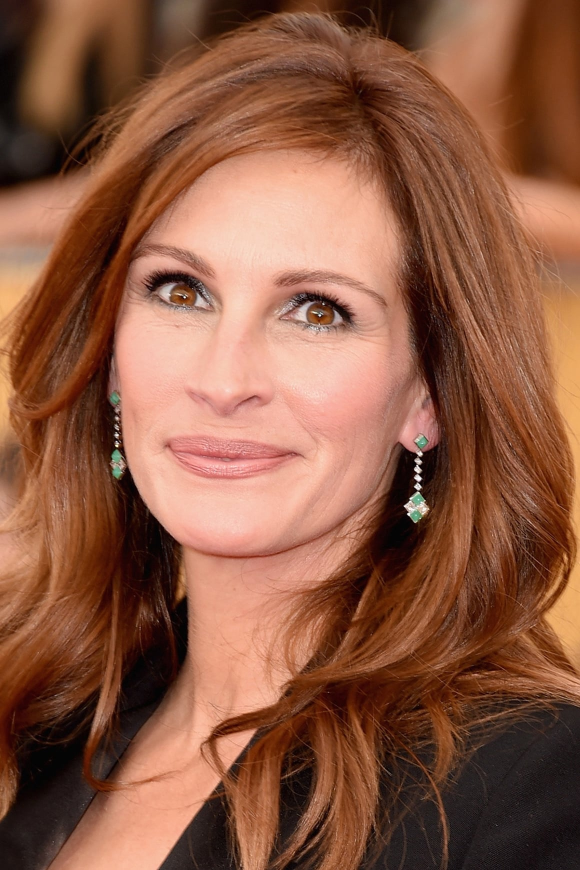
#> input picture data/raw/1455652-2184638.jpg, 1160 x 1740 px (shown at 1/2 size)
$ python inference.py data/raw/1455652-2184638.jpg
#> lines starting #> are read from the running program, lines starting #| are printed output that depends on the picture
### src/config.py
"""
Centralized configuration for the Personal Color & Style Recommender.
"""

from pathlib import Path
from typing import Final

ROOT_DIR: Final[Path] = Path(__file__).resolve().parent.parent
DATA_DIR: Final[Path] = ROOT_DIR / "data"
RAW_DIR: Final[Path] = DATA_DIR / "raw"
PROCESSED_DIR: Final[Path] = DATA_DIR / "processed"
SAMPLE_DIR: Final[Path] = DATA_DIR / "sample_images"
MODELS_DIR: Final[Path] = ROOT_DIR / "models"
NOTEBOOKS_DIR: Final[Path] = ROOT_DIR / "notebooks"

for _d in [RAW_DIR, PROCESSED_DIR, SAMPLE_DIR, MODELS_DIR, NOTEBOOKS_DIR]:
    _d.mkdir(parents=True, exist_ok=True)

SCALER_PATH: Final[Path] = MODELS_DIR / "scaler.pkl"
CLUSTER_MODEL_PATH: Final[Path] = MODELS_DIR / "cluster_model.pkl"
METADATA_PATH: Final[Path] = MODELS_DIR / "metadata.json"

RANDOM_SEED: Final[int] = 42
MEDIAPIPE_CONFIDENCE: Final[float] = 0.5
HAAR_SCALE_FACTOR: Final[float] = 1.1
HAAR_MIN_NEIGHBORS: Final[int] = 5
HAAR_MIN_SIZE: Final[tuple[int, int]] = (80, 80)
FACE_PADDING: Final[float] = 0.30

HAIR_KMEANS_CLUSTERS: Final[int] = 3
HAIR_REGION_FRACTION: Final[float] = 0.25
SKIN_REGION_FRACTION_TOP: Final[float] = 0.35
SKIN_REGION_FRACTION_BOTTOM: Final[float] = 0.75

KMEANS_MIN_CLUSTERS: Final[int] = 3
KMEANS_MAX_CLUSTERS: Final[int] = 6
KMEANS_N_INIT: Final[int] = 20
KMEANS_MAX_ITER: Final[int] = 500

FEATURE_COLUMNS: Final[list[str]] = [
    "skin_L",
    "skin_a",
    "skin_b",
    "skin_H",
    "skin_S",
    "skin_V",
    "brightness",
    "contrast",
    "saturation",
    "hair_H",
    "hair_S",
    "hair_V",
]

CLUSTER_LABEL_CANDIDATES: Final[list[str]] = [
    "Warm Soft",
    "Cool High Contrast",
    "Neutral Balanced",
    "Deep Rich",
    "Light Luminous",
    "Muted Earthy",
]

RECOMMENDATIONS: Final[dict[str, dict[str, object]]] = {
    "Warm Soft": {
        "clothing_palette": ["#F5CBA7", "#FAD7A0", "#A9CCE3", "#ABEBC6", "#F9E79F", "#D7BDE2"],
        "hair_colors": ["Strawberry Blonde", "Golden Honey", "Warm Caramel", "Copper Highlights"],
        "jewelry": ["Rose Gold", "Yellow Gold", "Warm Copper"],
        "makeup_tones": ["Peachy blush", "Coral lip", "Bronze highlighter"],
        "style_notes": "Earthy warm colors and soft textures suit your profile.",
    },
    "Cool High Contrast": {
        "clothing_palette": ["#1A1A2E", "#C0C0C0", "#FDFEFE", "#E74C3C", "#2C3E50", "#85C1E9"],
        "hair_colors": ["Jet Black", "Cool Ash Brown", "Platinum Blonde", "Espresso"],
        "jewelry": ["Silver", "White Gold", "Platinum"],
        "makeup_tones": ["Berry lip", "Cool blush", "Silver highlight"],
        "style_notes": "Bold contrast and clear cool shades work best.",
    },
    "Neutral Balanced": {
        "clothing_palette": ["#BDC3C7", "#D5D8DC", "#A8D8B9", "#F0D9B5", "#AED6F1", "#E8DAEF"],
        "hair_colors": ["Ash Brown", "Neutral Blonde", "Soft Chestnut", "Natural Brunette"],
        "jewelry": ["Mixed metals", "Rose Gold", "Brushed Silver"],
        "makeup_tones": ["Nude lip", "Taupe eyeshadow", "Champagne highlight"],
        "style_notes": "Balanced tones make both warm and cool muted palettes wearable.",
    },
    "Deep Rich": {
        "clothing_palette": ["#6C3483", "#1B4F72", "#78281F", "#1E8449", "#784212", "#F39C12"],
        "hair_colors": ["Blue Black", "Dark Espresso", "Rich Mahogany", "Deep Auburn"],
        "jewelry": ["Yellow Gold", "Dark Bronze", "Oxidized Silver"],
        "makeup_tones": ["Deep plum lip", "Smoky eye", "Gold highlight"],
        "style_notes": "Jewel tones and rich deep shades amplify your natural contrast.",
    },
    "Light Luminous": {
        "clothing_palette": ["#FDFEFE", "#FDEBD0", "#D6EAF8", "#D5F5E3", "#FDEDEC", "#FEF9E7"],
        "hair_colors": ["Platinum", "Champagne Blonde", "Light Golden Blonde", "Strawberry Highlights"],
        "jewelry": ["Delicate Gold", "Pearl", "Rose Gold"],
        "makeup_tones": ["Sheer blush", "Soft peach lip", "Iridescent highlight"],
        "style_notes": "Airy, light and soft tones keep your complexion fresh.",
    },
    "Muted Earthy": {
        "clothing_palette": ["#C9A96E", "#8D9E87", "#B07A5A", "#7D8471", "#C4A882", "#A0785A"],
        "hair_colors": ["Warm Medium Brown", "Muted Copper", "Olive Brown", "Natural Brunette"],
        "jewelry": ["Matte Gold", "Brass", "Tortoiseshell"],
        "makeup_tones": ["Terracotta blush", "Warm brown lip", "Bronze eyeshadow"],
        "style_notes": "Natural earthy tones and low-chroma shades suit you best.",
    },
}

LOG_FORMAT: Final[str] = "%(asctime)s [%(levelname)s] %(name)s - %(message)s"
LOG_DATE_FORMAT: Final[str] = "%Y-%m-%d %H:%M:%S"

### src/utils.py
"""
Shared utility helpers.
"""

import logging
import sys
from pathlib import Path
from typing import Optional

import cv2
import numpy as np
from PIL import Image

from src.config import LOG_DATE_FORMAT, LOG_FORMAT


def get_logger(name: str, level: int = logging.INFO) -> logging.Logger:
    logger = logging.getLogger(name)
    if not logger.handlers:
        handler = logging.StreamHandler(sys.stdout)
        handler.setFormatter(logging.Formatter(LOG_FORMAT, datefmt=LOG_DATE_FORMAT))
        logger.addHandler(handler)
    logger.setLevel(level)
    return logger


def load_image_bgr(path: str | Path) -> np.ndarray:
    path = Path(path)
    if not path.exists():
        raise FileNotFoundError(f"Image not found: {path}")
    image = cv2.imread(str(path))
    if image is None:
        raise ValueError(f"Failed to decode image: {path}")
    return image


def load_image_rgb(path: str | Path) -> np.ndarray:
    return cv2.cvtColor(load_image_bgr(path), cv2.COLOR_BGR2RGB)


def pil_to_bgr(pil_image: Image.Image) -> np.ndarray:
    rgb = np.array(pil_image.convert("RGB"))
    return cv2.cvtColor(rgb, cv2.COLOR_RGB2BGR)


def bgr_to_pil(bgr: np.ndarray) -> Image.Image:
    rgb = cv2.cvtColor(bgr, cv2.COLOR_BGR2RGB)
    return Image.fromarray(rgb)


def resize_image(img: np.ndarray, max_dim: int = 1024) -> np.ndarray:
    h, w = img.shape[:2]
    if max(h, w) <= max_dim:
        return img
    scale = max_dim / max(h, w)
    return cv2.resize(img, (int(w * scale), int(h * scale)), interpolation=cv2.INTER_AREA)


def bgr_to_lab(bgr: np.ndarray) -> np.ndarray:
    return cv2.cvtColor(bgr, cv2.COLOR_BGR2Lab)


def bgr_to_hsv(bgr: np.ndarray) -> np.ndarray:
    return cv2.cvtColor(bgr, cv2.COLOR_BGR2HSV)


def safe_mean(arr: np.ndarray, axis: Optional[int] = None) -> float | np.ndarray:
    if arr is None or arr.size == 0:
        return 0.0
    return np.nanmean(arr, axis=axis)


def crop_region(
    img: np.ndarray,
    top_frac: float,
    bottom_frac: float,
    left_frac: float = 0.0,
    right_frac: float = 1.0,
) -> np.ndarray:
    h, w = img.shape[:2]
    y0 = int(h * top_frac)
    y1 = int(h * bottom_frac)
    x0 = int(w * left_frac)
    x1 = int(w * right_frac)
    return img[y0:y1, x0:x1]

### src/face_detection.py
"""
Face detection with MediaPipe and OpenCV fallback.
"""

from __future__ import annotations

from dataclasses import dataclass
from pathlib import Path

import cv2
import numpy as np

from src.config import FACE_PADDING, HAAR_MIN_NEIGHBORS, HAAR_MIN_SIZE, HAAR_SCALE_FACTOR, MEDIAPIPE_CONFIDENCE
from src.utils import get_logger, resize_image

logger = get_logger(__name__)


@dataclass
class FaceBox:
    x: int
    y: int
    w: int
    h: int
    confidence: float = 1.0
    detector: str = "unknown"

    @property
    def area(self) -> int:
        return self.w * self.h

    def padded(self, img_h: int, img_w: int, padding: float = FACE_PADDING) -> "FaceBox":
        pad = int(min(self.w, self.h) * padding)
        x = max(0, self.x - pad)
        y = max(0, self.y - pad)
        x2 = min(img_w, self.x + self.w + pad)
        y2 = min(img_h, self.y + self.h + pad)
        return FaceBox(x=x, y=y, w=x2 - x, h=y2 - y, confidence=self.confidence, detector=self.detector)


class MediaPipeDetector:
    def __init__(self, min_confidence: float = MEDIAPIPE_CONFIDENCE) -> None:
        self._min_confidence = min_confidence
        self._detector = None
        try:
            import mediapipe as mp

            self._mp = mp
            self._available = True
        except ImportError:
            self._available = False
            self._mp = None
            logger.warning("mediapipe is unavailable, fallback to Haar Cascade.")

    def _load(self) -> None:
        if self._mp is None:
            return
        self._detector = self._mp.solutions.face_detection.FaceDetection(
            model_selection=1, min_detection_confidence=self._min_confidence
        )

    def detect(self, img_rgb: np.ndarray) -> list[FaceBox]:
        if not self._available:
            return []
        if self._detector is None:
            self._load()
        if self._detector is None:
            return []
        h, w = img_rgb.shape[:2]
        results = self._detector.process(img_rgb)
        detections = getattr(results, "detections", None)
        if not detections:
            return []

        boxes: list[FaceBox] = []
        for det in detections:
            bb = det.location_data.relative_bounding_box
            x = max(0, int(bb.xmin * w))
            y = max(0, int(bb.ymin * h))
            bw = min(int(bb.width * w), w - x)
            bh = min(int(bb.height * h), h - y)
            score = det.score[0] if det.score else 1.0
            boxes.append(FaceBox(x, y, bw, bh, score, "mediapipe"))
        return sorted(boxes, key=lambda box: box.area, reverse=True)


class HaarCascadeDetector:
    def __init__(self) -> None:
        cascade_path = str(Path(cv2.__file__).parent / "data" / "haarcascade_frontalface_default.xml")
        self._cascade = cv2.CascadeClassifier(cascade_path)
        if self._cascade.empty():
            self._cascade = cv2.CascadeClassifier(cv2.data.haarcascades + "haarcascade_frontalface_default.xml")

    def detect(self, img_rgb: np.ndarray) -> list[FaceBox]:
        gray = cv2.cvtColor(img_rgb, cv2.COLOR_RGB2GRAY)
        faces = self._cascade.detectMultiScale(
            gray, scaleFactor=HAAR_SCALE_FACTOR, minNeighbors=HAAR_MIN_NEIGHBORS, minSize=HAAR_MIN_SIZE
        )
        if not isinstance(faces, np.ndarray) or len(faces) == 0:
            return []
        boxes = [FaceBox(int(x), int(y), int(w), int(h), 1.0, "haar") for x, y, w, h in faces]
        return sorted(boxes, key=lambda box: box.area, reverse=True)


class FaceDetector:
    def __init__(self) -> None:
        self._mp = MediaPipeDetector()
        self._haar = HaarCascadeDetector()

    def detect_primary(self, img_rgb: np.ndarray) -> FaceBox | None:
        img_rgb = resize_image(img_rgb, max_dim=1024)
        boxes = self._mp.detect(img_rgb)
        if not boxes:
            boxes = self._haar.detect(img_rgb)
        return boxes[0] if boxes else None

    def crop_face(self, img_rgb: np.ndarray, box: FaceBox | None = None, padding: float = FACE_PADDING) -> np.ndarray:
        box = box or self.detect_primary(img_rgb)
        if box is None:
            logger.warning("No face detected, returning full image.")
            return img_rgb
        h, w = img_rgb.shape[:2]
        p = box.padded(h, w, padding)
        return img_rgb[p.y : p.y + p.h, p.x : p.x + p.w]

### src/feature_extraction.py
"""
Feature extraction from face crop.
"""

from __future__ import annotations

import cv2
import numpy as np
import pandas as pd
from sklearn.cluster import KMeans

from src.config import (
    FEATURE_COLUMNS,
    HAIR_KMEANS_CLUSTERS,
    HAIR_REGION_FRACTION,
    RANDOM_SEED,
    SKIN_REGION_FRACTION_BOTTOM,
    SKIN_REGION_FRACTION_TOP,
)
from src.utils import bgr_to_hsv, bgr_to_lab, crop_region, get_logger, safe_mean

logger = get_logger(__name__)


def _skin_zone(face_crop_rgb: np.ndarray) -> np.ndarray:
    return crop_region(face_crop_rgb, top_frac=SKIN_REGION_FRACTION_TOP, bottom_frac=SKIN_REGION_FRACTION_BOTTOM)


def _mean_lab_skin(face_crop_rgb: np.ndarray) -> tuple[float, float, float]:
    bgr = cv2.cvtColor(_skin_zone(face_crop_rgb), cv2.COLOR_RGB2BGR)
    lab = bgr_to_lab(bgr)
    return float(safe_mean(lab[:, :, 0])), float(safe_mean(lab[:, :, 1])), float(safe_mean(lab[:, :, 2]))


def _mean_hsv_skin(face_crop_rgb: np.ndarray) -> tuple[float, float, float]:
    bgr = cv2.cvtColor(_skin_zone(face_crop_rgb), cv2.COLOR_RGB2BGR)
    hsv = bgr_to_hsv(bgr)
    return float(safe_mean(hsv[:, :, 0])), float(safe_mean(hsv[:, :, 1])), float(safe_mean(hsv[:, :, 2]))


def _brightness_contrast(face_crop_rgb: np.ndarray) -> tuple[float, float]:
    gray = cv2.cvtColor(face_crop_rgb, cv2.COLOR_RGB2GRAY).astype(np.float32)
    return float(np.mean(gray)), float(np.std(gray))


def _mean_saturation(face_crop_rgb: np.ndarray) -> float:
    bgr = cv2.cvtColor(face_crop_rgb, cv2.COLOR_RGB2BGR)
    hsv = bgr_to_hsv(bgr)
    return float(safe_mean(hsv[:, :, 1]))


def _dominant_hair_hsv(face_crop_rgb: np.ndarray) -> tuple[float, float, float]:
    hair_zone = crop_region(face_crop_rgb, 0.0, HAIR_REGION_FRACTION)
    if hair_zone.size == 0:
        return 0.0, 0.0, 0.0
    pixels = hair_zone.reshape(-1, 3).astype(np.float32)
    k = max(1, min(HAIR_KMEANS_CLUSTERS, len(pixels)))
    model = KMeans(n_clusters=k, n_init=10, random_state=RANDOM_SEED)
    labels = model.fit_predict(pixels)
    counts = np.bincount(labels)
    rgb = model.cluster_centers_[int(np.argmax(counts))].astype(np.uint8)
    hsv = cv2.cvtColor(rgb[::-1].reshape(1, 1, 3), cv2.COLOR_BGR2HSV)
    return float(hsv[0, 0, 0]), float(hsv[0, 0, 1]), float(hsv[0, 0, 2])


def extract_features(face_crop_rgb: np.ndarray) -> dict[str, float]:
    h, w = face_crop_rgb.shape[:2]
    if h < 20 or w < 20:
        raise ValueError("Face crop too small for reliable features.")

    skin_L, skin_a, skin_b = _mean_lab_skin(face_crop_rgb)
    skin_H, skin_S, skin_V = _mean_hsv_skin(face_crop_rgb)
    brightness, contrast = _brightness_contrast(face_crop_rgb)
    saturation = _mean_saturation(face_crop_rgb)
    hair_H, hair_S, hair_V = _dominant_hair_hsv(face_crop_rgb)

    return {
        "skin_L": skin_L,
        "skin_a": skin_a,
        "skin_b": skin_b,
        "skin_H": skin_H,
        "skin_S": skin_S,
        "skin_V": skin_V,
        "brightness": brightness,
        "contrast": contrast,
        "saturation": saturation,
        "hair_H": hair_H,
        "hair_S": hair_S,
        "hair_V": hair_V,
    }


def features_to_dataframe(features: dict[str, float]) -> pd.DataFrame:
    return pd.DataFrame([features])[FEATURE_COLUMNS]

### src/inference.py
"""
High-level inference pipeline for one portrait.
"""

from __future__ import annotations

import json
from pathlib import Path
from typing import Any

import joblib
import numpy as np

from src.config import CLUSTER_MODEL_PATH, METADATA_PATH, SCALER_PATH
from src.face_detection import FaceDetector
from src.feature_extraction import extract_features, features_to_dataframe
from src.preprocessing import FeatureScaler, preprocess_pipeline
from src.recommender import explain_prediction, get_recommendations
from src.utils import get_logger, load_image_rgb

logger = get_logger(__name__)


def _load_label_map() -> dict[int, str]:
    if not METADATA_PATH.exists():
        return {}
    data = json.loads(METADATA_PATH.read_text(encoding="utf-8"))
    raw = data.get("cluster_label_map", {})
    return {int(k): str(v) for k, v in raw.items()}


def run_inference(image_path: str | Path) -> dict[str, Any]:
    required_files = [CLUSTER_MODEL_PATH, SCALER_PATH, METADATA_PATH]
    missing = [str(path) for path in required_files if not Path(path).exists()]
    if missing:
        missing_list = ", ".join(missing)
        raise FileNotFoundError(
            f"Missing model artifacts: {missing_list}. "
            "Run `python train.py` and upload files from models/ to deployment."
        )

    img_rgb = load_image_rgb(image_path)
    detector = FaceDetector()
    face_crop = detector.crop_face(img_rgb)

    features = extract_features(face_crop)
    feature_df = features_to_dataframe(features)

    scaler = FeatureScaler.load()
    X_scaled, _ = preprocess_pipeline(feature_df, scaler=scaler, fit_scaler=False)

    model = joblib.load(CLUSTER_MODEL_PATH)
    cluster_id = int(model.predict(X_scaled)[0])
    label_map = _load_label_map()
    label = label_map.get(cluster_id, f"Cluster {cluster_id}")

    recommendations = get_recommendations(label)
    explanation = explain_prediction(label, features)

    return {
        "cluster_id": cluster_id,
        "cluster_label": label,
        "features": features,
        "recommendations": recommendations,
        "explanation": explanation,
        "face_crop_rgb": face_crop,
        "X_scaled": X_scaled,
    }

### src/preprocessing.py
"""
Feature preprocessing: validation, missing values, scaling.
"""

from __future__ import annotations

from pathlib import Path

import joblib
import numpy as np
import pandas as pd
from sklearn.preprocessing import StandardScaler

from src.config import FEATURE_COLUMNS, SCALER_PATH
from src.utils import get_logger

logger = get_logger(__name__)

FEATURE_BOUNDS: dict[str, tuple[float, float]] = {
    "skin_L": (0.0, 255.0),
    "skin_a": (0.0, 255.0),
    "skin_b": (0.0, 255.0),
    "skin_H": (0.0, 180.0),
    "skin_S": (0.0, 255.0),
    "skin_V": (0.0, 255.0),
    "brightness": (0.0, 255.0),
    "contrast": (0.0, 128.0),
    "saturation": (0.0, 255.0),
    "hair_H": (0.0, 180.0),
    "hair_S": (0.0, 255.0),
    "hair_V": (0.0, 255.0),
}


def validate_features(df: pd.DataFrame) -> pd.DataFrame:
    missing_cols = [c for c in FEATURE_COLUMNS if c not in df.columns]
    if missing_cols:
        raise ValueError(f"Missing required feature columns: {missing_cols}")
    checked = df[FEATURE_COLUMNS].copy()
    for col, (lo, hi) in FEATURE_BOUNDS.items():
        checked[col] = checked[col].clip(lo, hi)
    return checked


def handle_missing(df: pd.DataFrame) -> pd.DataFrame:
    out = df.copy()
    for col in out.columns:
        if out[col].isnull().any():
            median = out[col].median()
            out[col] = out[col].fillna(0.0 if np.isnan(median) else median)
    return out


class FeatureScaler:
    def __init__(self) -> None:
        self._scaler = StandardScaler()
        self._fitted = False

    # [4 lines left out: function fit, not called in this run]

    def transform(self, df: pd.DataFrame) -> np.ndarray:
        if not self._fitted:
            raise RuntimeError("Scaler must be fitted or loaded before transform.")
        return self._scaler.transform(df[FEATURE_COLUMNS].values)

    def fit_transform(self, df: pd.DataFrame) -> np.ndarray:
        self.fit(df)
        return self.transform(df)

    def save(self, path: Path = SCALER_PATH) -> None:
        joblib.dump(self._scaler, path)
        logger.info("Scaler saved to %s", path)

    @classmethod
    def load(cls, path: Path = SCALER_PATH) -> "FeatureScaler":
        if not path.exists():
            raise FileNotFoundError(f"Scaler not found: {path}")
        instance = cls()
        instance._scaler = joblib.load(path)
        instance._fitted = True
        return instance


def preprocess_pipeline(df: pd.DataFrame, scaler: FeatureScaler | None = None, fit_scaler: bool = False) -> tuple[np.ndarray, FeatureScaler]:
    checked = handle_missing(validate_features(df))
    if scaler is None or fit_scaler:
        scaler = FeatureScaler()
        X = scaler.fit_transform(checked)
    else:
        X = scaler.transform(checked)
    return X, scaler

### src/recommender.py
"""
Recommendation engine from predicted cluster.
"""

from __future__ import annotations

from src.config import RECOMMENDATIONS


def explain_prediction(label: str, features: dict[str, float]) -> str:
    contrast = features.get("contrast", 0.0)
    saturation = features.get("saturation", 0.0)
    skin_h = features.get("skin_H", 0.0)

    undertone = "cool" if 90 <= skin_h <= 140 else "warm" if 10 <= skin_h < 90 else "neutral"
    contrast_txt = "high contrast" if contrast > 55 else "soft contrast" if contrast < 35 else "balanced contrast"
    sat_txt = "vivid saturation" if saturation > 120 else "muted saturation"
    return f"Recommended because your profile matches '{label}' with {contrast_txt}, {undertone} undertones and {sat_txt}."


def get_recommendations(label: str) -> dict[str, object]:
    return RECOMMENDATIONS.get(label, RECOMMENDATIONS["Neutral Balanced"])

### inference.py
"""
CLI inference entry point.
"""

from __future__ import annotations

import argparse
import json

from src.inference import run_inference


def build_parser() -> argparse.ArgumentParser:
    parser = argparse.ArgumentParser(description="Run personal color and style recommendation for one portrait.")
    parser.add_argument("image_path", type=str, help="Path to portrait image.")
    return parser


def main() -> None:
    args = build_parser().parse_args()
    result = run_inference(args.image_path)
#> in load_image_bgr, image is the input picture: shape (1740, 1160, 3); mean B, G, R 66.4, 89.3, 139.8
#> in resize_image, `return cv2.resize(img, (int(w * scale), int(h * scale)), interpolation..`:
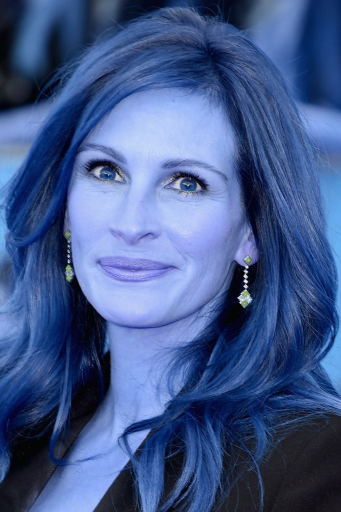
#> returned value: shape (1024, 682, 3) (shown at 1/2 size); mean of channels 0, 1, 2 139.8, 89.3, 66.4; drawn as B, G, R
#> (the call stopped at in _load, `self._detector = self._mp.solutions.face_detection.FaceDetection( mode..`: mediapipe is not available in this run)
#> in detect_primary, `boxes = self._mp.detect(img_rgb)`: boxes = []
#> in detect, `gray = cv2.cvtColor(img_rgb, cv2.COLOR_RGB2GRAY)`:
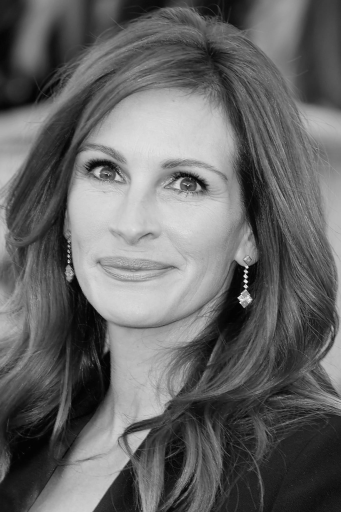
#> gray: shape (1024, 682) (shown at 1/2 size); min 1, max 251, mean 101.8
#> in detect, `faces = self._cascade.detectMultiScale( gray, scaleFactor=HAAR_SCALE_F..`: faces = [[80, 197, 421, 421]]
#> in detect, `boxes = [FaceBox(int(x), int(y), int(w), int(h), 1.0, "haar") for x, y..`: boxes = 1 item
#> in crop_face, `return img_rgb[p.y : p.y + p.h, p.x : p.x + p.w]`:
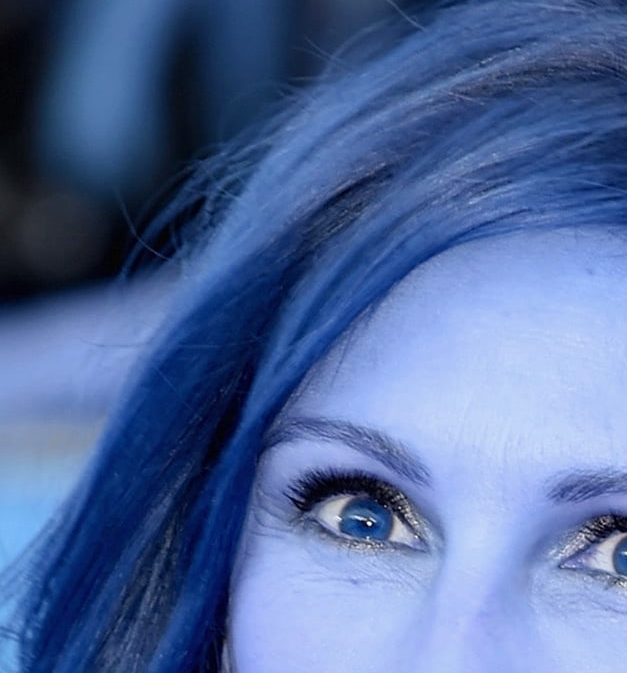
#> returned value: shape (673, 627, 3); mean of channels 0, 1, 2 156.5, 105.6, 81; drawn as B, G, R
#> (the rest of the program and of its run is left out)
